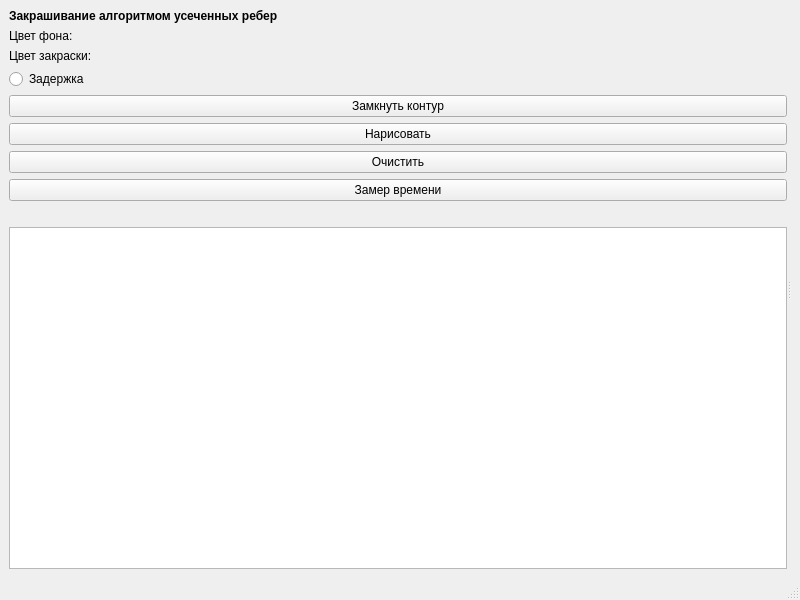
<?xml version="1.0" encoding="UTF-8"?>
<ui version="4.0">
 <class>MainWindow</class>
 <widget class="QMainWindow" name="MainWindow">
  <property name="geometry">
   <rect>
    <x>0</x>
    <y>0</y>
    <width>800</width>
    <height>600</height>
   </rect>
  </property>
  <property name="windowTitle">
   <string>MainWindow</string>
  </property>
  <widget class="QWidget" name="centralwidget">
   <layout class="QGridLayout" name="gridLayout">
    <item row="0" column="0">
     <widget class="QSplitter" name="splitter">
      <property name="orientation">
       <enum>Qt::Horizontal</enum>
      </property>
      <widget class="QWidget" name="verticalLayoutWidget">
       <layout class="QVBoxLayout" name="verticalLayout">
        <item>
         <widget class="QLabel" name="label_2">
          <property name="font">
           <font>
            <weight>75</weight>
            <bold>true</bold>
           </font>
          </property>
          <property name="text">
           <string>Закрашивание алгоритмом усеченных ребер</string>
          </property>
         </widget>
        </item>
        <item>
         <layout class="QHBoxLayout" name="FoneColorLayout">
          <item>
           <widget class="QLabel" name="label_3">
            <property name="text">
             <string>Цвет фона:</string>
            </property>
           </widget>
          </item>
         </layout>
        </item>
        <item>
         <layout class="QHBoxLayout" name="drawColorLayout">
          <item>
           <widget class="QLabel" name="label">
            <property name="text">
             <string>Цвет закраски:</string>
            </property>
           </widget>
          </item>
         </layout>
        </item>
        <item>
         <widget class="QRadioButton" name="TimeStop">
          <property name="text">
           <string>Задержка</string>
          </property>
         </widget>
        </item>
        <item>
         <widget class="QPushButton" name="endAddShape">
          <property name="text">
           <string>Замкнуть контур</string>
          </property>
         </widget>
        </item>
        <item>
         <widget class="QPushButton" name="drawExistShapes">
          <property name="text">
           <string>Нарисовать</string>
          </property>
         </widget>
        </item>
        <item>
         <widget class="QPushButton" name="clearCanvas">
          <property name="text">
           <string>Очистить</string>
          </property>
         </widget>
        </item>
        <item>
         <widget class="QPushButton" name="startAddShape">
          <property name="text">
           <string>Замер времени</string>
          </property>
         </widget>
        </item>
        <item>
         <widget class="QLabel" name="timeLabel">
          <property name="text">
           <string/>
          </property>
         </widget>
        </item>
        <item>
         <widget class="QTableView" name="table"/>
        </item>
       </layout>
      </widget>
      <widget class="QWidget" name="verticalLayoutWidget_2">
       <layout class="QVBoxLayout" name="canvasPlace"/>
      </widget>
     </widget>
    </item>
   </layout>
  </widget>
  <widget class="QMenuBar" name="menubar">
   <property name="geometry">
    <rect>
     <x>0</x>
     <y>0</y>
     <width>800</width>
     <height>28</height>
    </rect>
   </property>
  </widget>
  <widget class="QStatusBar" name="statusbar"/>
 </widget>
 <resources/>
 <connections/>
</ui>
